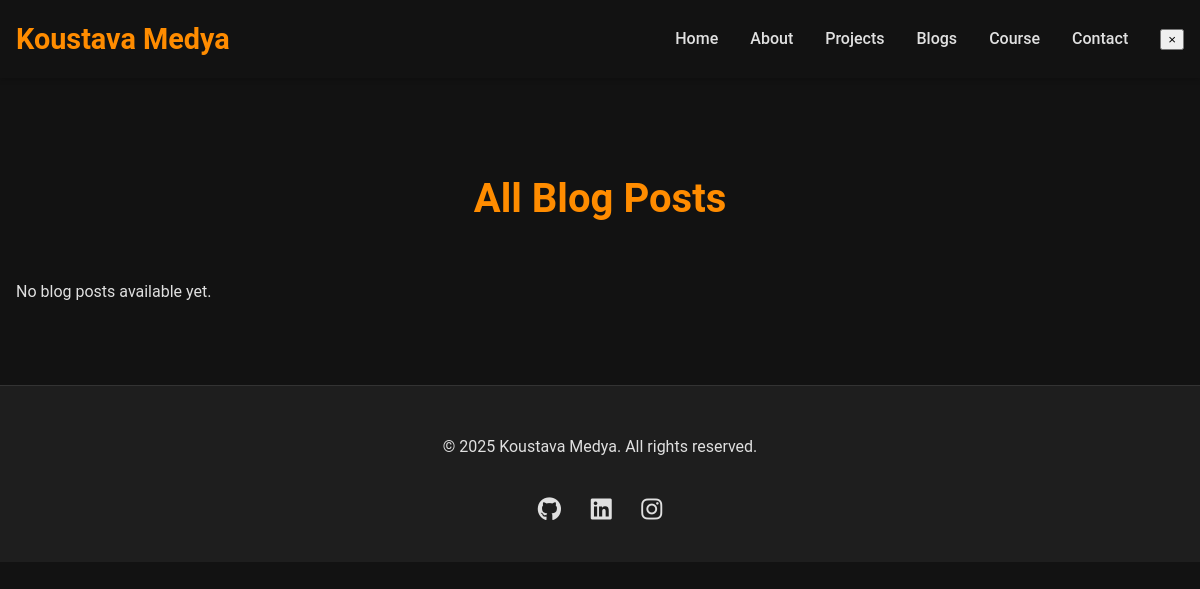
/blog/, run on an earlier commit of the app's database.
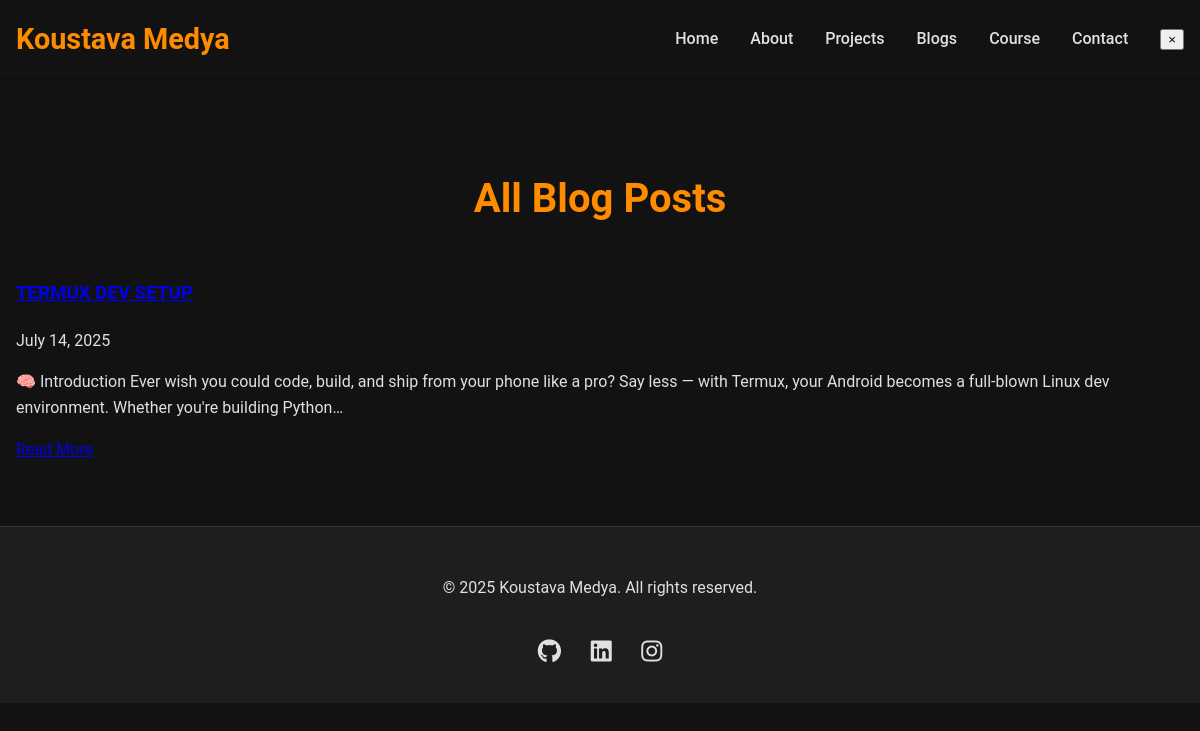
And on a later commit of the database.
### blog/models.py (models this page shows, shortened)
class BlogPost(models.Model):
    title = models.CharField(max_length=200)
    slug = models.SlugField(unique=True, max_length=200)
    content = models.TextField(blank=True, null=True)
    gist_id = models.CharField(max_length=50, blank=True, null=True, help_text="Enter the ID of the GitHub Gist (e.g., 'a1b2c3d4e5f6g7h8i9j0k1l2m3n4o5p6')")
    gist_content = models.TextField(blank=True, null=True)
    pub_date = models.DateTimeField(default=timezone.now)
    category = models.CharField(max_length=100, blank=True, null=True)
    class Meta:
        ordering = ['-' + 'pub_date']

### blog/views.py (the view)
# urls.py: path('', views.blog_list, name='blog_list'),
def blog_list(request):
    posts = BlogPost.objects.all().order_by('-pub_date')
    return render(request, 'blog/blog_list.html', {'posts': posts})

### blog/templates/blog/blog_list.html (shortened to what this page needs)
{% extends 'base.html' %}
{% block content %}
<section id="blog-list" class="blog section">
    <div class="container">
        <h2>All Blog Posts</h2>
        <div class="blog-grid">
            {% for post in posts %}
            <div class="blog-post-card">
                <h3><a href="{% url 'blog_detail' post.slug %}">{{ post.title }}</a></h3>
                <p class="blog-date">{{ post.pub_date|date:"F d, Y" }}</p>
                {% if post.content %}
                <p>{{ post.content|truncatechars:200 }}</p>
                {% elif post.gist_content %}
                <p>{{ post.gist_content|truncatechars:200 }}</p>
                {% endif %}
                <a href="{% url 'blog_detail' post.slug %}" class="read-more">Read More</a>
            </div>
            {% empty %}
            <p>No blog posts available yet.</p>
            {% endfor %}
        </div>
    </div>
</section>
{% endblock %}

What changed in the data, as far as the page shows it:
added BlogPost: pub_date "July 14, 2025", content "🧠 Introduction Ever wish you could code, build, and ship from your phone like a pro? Say less — with Termux, your Android becomes a full-blown Linux dev environment. Whether you're building Python…"
Also different on the page:
text no longer shown: "No blog posts available yet."
